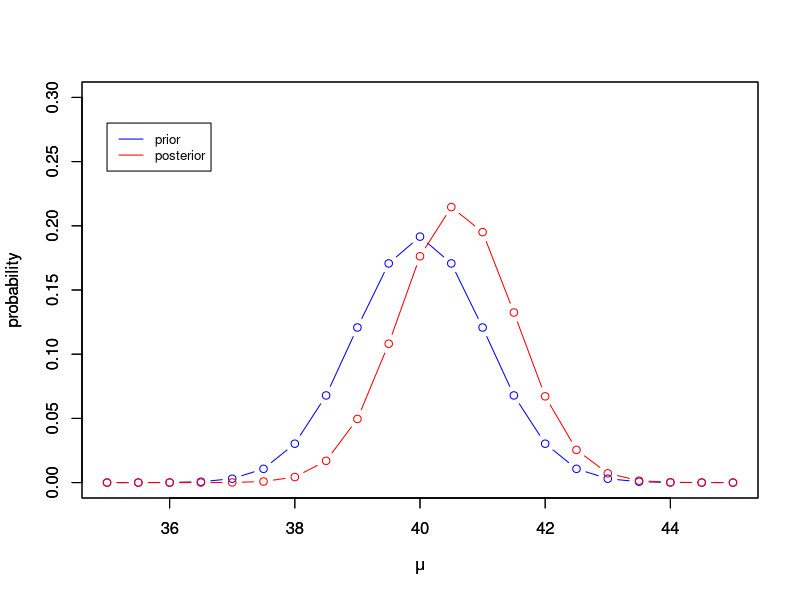
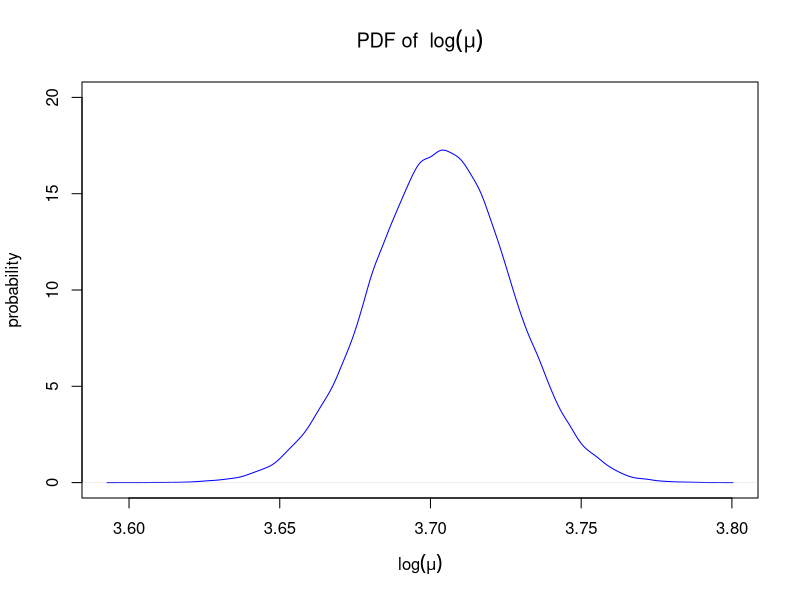
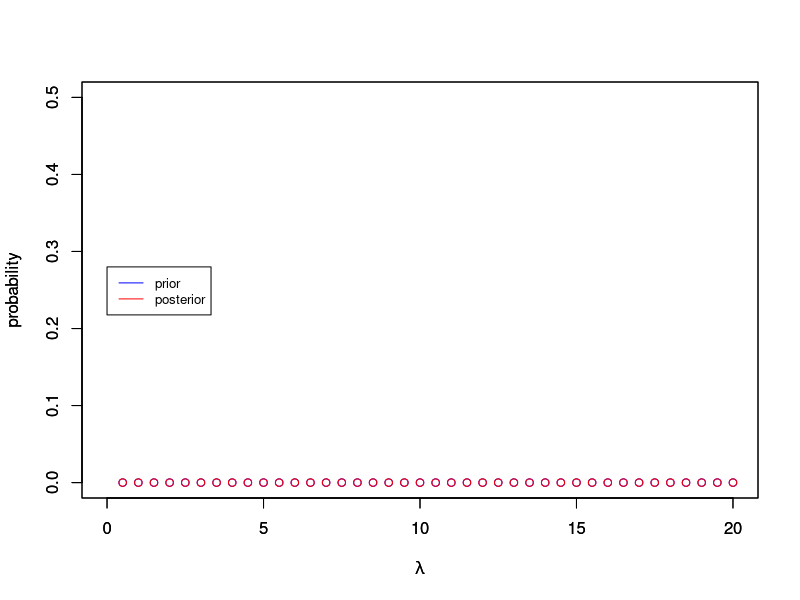

Recreate these plots in R, in order.
## ---- chunk 1
knitr::opts_chunk$set(echo = TRUE)
knitr::opts_chunk$set(fig.width=5, fig.height=4)
## ---- chunk 2
library(knitr)
## ---- chunk 3
#Data
snowfall = c(38.6, 42.4, 57.5, 40.5, 51.7, 67.1, 33.4, 60.9, 64.1, 40.1, 40.7, 6.4)
mean_snowfall = mean(snowfall)

#Params
n = length(snowfall)
m = 96.04
mu0 = 40
sigma = 10
w = n / (n + m)
mu = seq(35, 45, 0.5)

# Calculate prior and posterior
prior_mu = dnorm(mu, mean = mu0, sd= (sigma^2) / m)
posterior_mean = w * mean_snowfall + (1 - w) * mu0
posterior_sd = (sigma^2) / (n + m)
posterior_mu = dnorm(mu, mean = posterior_mean, sd= posterior_sd)

# Plotting
plot(mu, prior_mu/sum(prior_mu),col="blue", type="b", xlab = expression(mu), ylab = "probability", ylim=range(c(0,0.3)))
par(new=TRUE)
plot(mu, posterior_mu/sum(posterior_mu), col="red", type="b", xlab = expression(mu), ylab = "probability", ylim=range(c(0,0.3)))
legend(35, 0.28, legend=c("prior", "posterior"),
       col=c("blue", "red"), lty=1:1, cex=0.8)
## ---- chunk 4
S = 100000 #Sample size
mu_star = rnorm(S, posterior_mean, posterior_sd)
pct_10 = quantile(mu_star, 0.1)
pct_10
pct_90 = quantile(mu_star, 0.9)
pct_90
## ---- chunk 5
S = 100000 #Sample size
mu_star = rnorm(S, posterior_mean, posterior_sd)
log_mu = log(mu_star)
mean_log_mu = mean(log_mu)
# Plotting
plot(density(log_mu),col="blue", type="l", xlab = expression(log(mu)), ylab = "probability", ylim=range(c(0, 20.0)), main=expression("PDF of " ~ log(mu)))
legend(3.5, 0.28, legend=c("log(mu)"),
       col=c("blue"), lty=1:1, cex=0.8)
mean_log_mu
## ---- chunk 6
N = 9
Y = 0.5
a = b = 0.01
A = Y + a
B = N + b
lambdav = seq(0, 20, 0.5)
prior_lambda = dgamma(lambdav, shape = a, scale= b)
posterior_lambda = dgamma(lambdav, shape = A, scale=B)

# Plotting
plot(lambdav, prior_lambda/sum(prior_lambda),col="blue", type="b", xlab = expression(lambda), ylab = "probability", ylim=range(c(0,0.5)))
par(new=TRUE)
plot(lambdav, posterior_lambda/sum(posterior_lambda), col="red", type="b", xlab = expression(lambda), ylab = "probability", ylim=range(c(0,0.5)))
legend(0, 0.28, legend=c("prior", "posterior"),
       col=c("blue", "red"), lty=1:1, cex=0.8)
